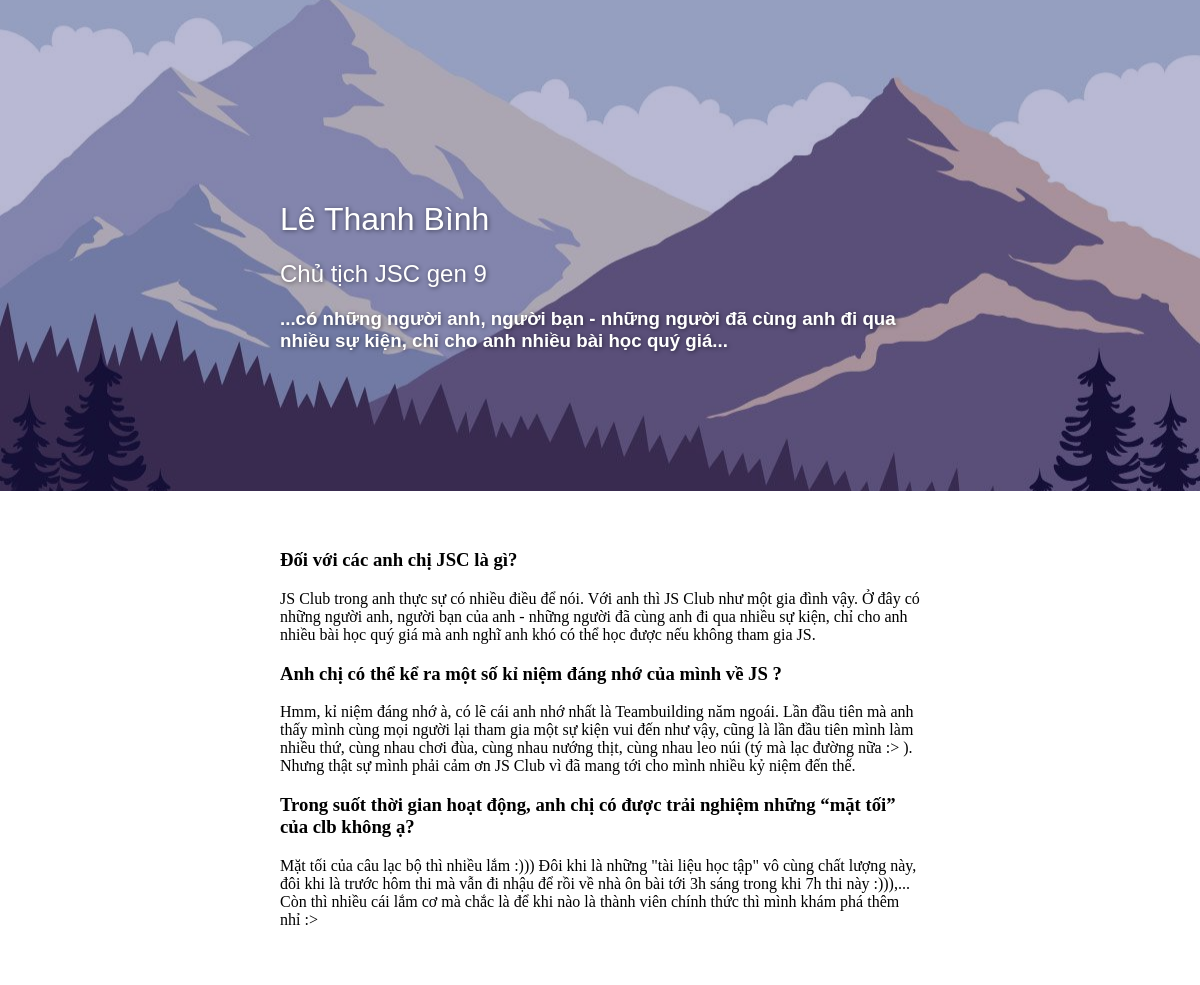
Screenshot of /blog/view?id=2 with the database file from the repository.
### blog/models/Blog.py (models this page shows)
class Blog(db.Model):
	id = db.Column(db.Integer, primary_key=True)
	content = db.Column(db.String)
	owner = db.Column(db.String)
	subtitle = db.Column(db.String)
	role = db.Column(db.String)
	date = db.Column(db.DateTime)
	image = db.Column(db.String)

### blog/views.py (the view)
@blog.route('/view')
def view_blog():
	id = request.args.get('id', None)
	if id is None:
		return redirect(url_for('homepage.index'))
	blog = BlogController.get_blog_by_id(id)
	return render_template('blog.html', blog=blog)

### blog/models/Blog.py (called while the page is built)
	@staticmethod
	def get_blog_by_id(id):
		return Blog.query.filter_by(id=id).first()

### templates/blog.html (shortened to what this page needs)
<!DOCTYPE html>
<html lang="en">
<head>
	<link rel="stylesheet" href="/static/css/blog.css">
</head>
<body>
	<div class="sample-header">
		<div class="sample-header-section">
			<h1>{{ blog.owner }}</h1>
			<h2>{{ blog.role }}</h2>
			{% if blog.subtitle is not none %}
				<h3>{{ blog.subtitle }}</h3>
			{% endif %}
		</div>
	</div>
	<div class="sample-section-wrap">
		<div class="sample-section">
			<div>
				{{ blog.content|safe }}
			</div>
		</div>
	</div>
</body>
</html>

### static/css/blog.css (style rules this page uses)
body { margin: 0; }
.sample-header { position: fixed; left: 0; top: 0; width: 100%; background-image: url("/static/img/sample-bg.jpg"); background-position: center; background-size: cover; background-repeat: no-repeat; }
.sample-header::before { content: ""; position: absolute; top: 0; right: 0; bottom: 0; left: 0; background-color: MidnightBlue; opacity: 0.3; }
.sample-header-section { position: relative; padding: 15% 0 10%; max-width: 640px; margin-left: auto; margin-right: auto; color: white; text-shadow: 1px 1px 4px rgba(0, 0, 0, 0.5); font-family: "Montserrat", sans-serif; }
h1 { font-weight: 500; }
h2 { font-weight: 400; }
.sample-section-wrap { position: relative; background-color: white; }
.sample-section { position: relative; max-width: 640px; margin-left: auto; margin-right: auto; padding: 40px; }

### rows the page displays
Blog: owner "Lê Thanh Bình", role "Chủ tịch JSC gen 9", subtitle "...có những người anh, người bạn - những người đã cùng anh đi qua nhiều sự kiện, chỉ cho anh nhiều bài học quý giá...", content "Đối với các anh chị JSC là gì? JS Club trong anh thực sự có nhiều điều để nói. Với anh thì JS Club như một gia đình vậy. Ở đây có những người anh, người bạn của anh - những người đã cùng anh đi qua nhiều sự kiện, chỉ cho anh nhiều bài học quý giá mà anh nghĩ anh khó có thể học được nếu không tham gia JS. Anh chị có thể kể ra một số kỉ niệm đáng nhớ của mình về JS ? Hmm, kỉ niệm đáng nhớ à, có lẽ cái anh nhớ nhất là Teambuilding năm ngoái. Lần đầu tiên mà anh thấy mình cùng mọi người lại tham gia một sự kiện vui đến như vậy, cũng là lần đầu tiên mình làm nhiều thứ, cùng nhau chơi đùa, cùng nhau nướng thịt, cùng nhau leo núi (tý mà lạc đường nữa :> ). Nhưng thật sự mình phải cảm ơn JS Club vì…"
